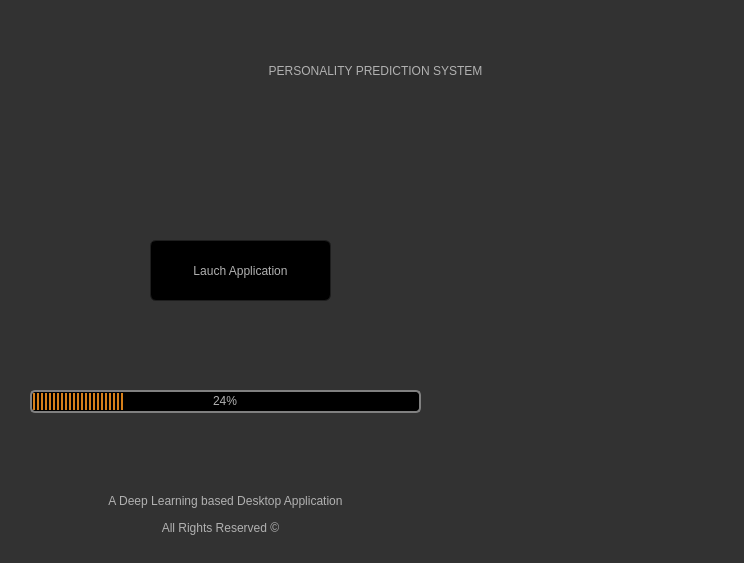
<?xml version="1.0" encoding="UTF-8"?>
<ui version="4.0">
 <class>Form</class>
 <widget class="QWidget" name="Form">
  <property name="geometry">
   <rect>
    <x>0</x>
    <y>0</y>
    <width>744</width>
    <height>563</height>
   </rect>
  </property>
  <property name="windowTitle">
   <string>Form</string>
  </property>
  <property name="styleSheet">
   <string notr="true">font
{color:black}
QToolTip
{
     border: 1px solid black;
     background-color: #ffa02f;
     padding: 1px;
     border-radius: 3px;
     opacity: 100;
}

QWidget
{
    color: #b1b1b1;
    background-color: #323232;
}

QTreeView, QListView
{
    background-color: silver;
    margin-left: 5px;
}

QWidget:item:hover
{
    background-color: QLinearGradient( x1: 0, y1: 0, x2: 0, y2: 1, stop: 0 #ffa02f, stop: 1 #ca0619);
    color: #000000;
}

QWidget:item:selected
{
    background-color: QLinearGradient( x1: 0, y1: 0, x2: 0, y2: 1, stop: 0 #ffa02f, stop: 1 #d7801a);
}

QMenuBar::item
{
    background: transparent;
}

QMenuBar::item:selected
{
    background: transparent;
    border: 1px solid #ffaa00;
}

QMenuBar::item:pressed
{
    background: #444;
    border: 1px solid #000;
    background-color: QLinearGradient(
        x1:0, y1:0,
        x2:0, y2:1,
        stop:1 #212121,
        stop:0.4 #343434/*,
        stop:0.2 #343434,
        stop:0.1 #ffaa00*/
    );
    margin-bottom:-1px;
    padding-bottom:1px;
}

QMenu
{
    border: 1px solid #000;
}

QMenu::item
{
    padding: 2px 20px 2px 20px;
}

QMenu::item:selected
{
    color: #000000;
}

QWidget:disabled
{
    color: #808080;
    background-color: #323232;
}

QAbstractItemView
{
    background-color: QLinearGradient( x1: 0, y1: 0, x2: 0, y2: 1, stop: 0 #4d4d4d, stop: 0.1 #646464, stop: 1 #5d5d5d);
}

QWidget:focus
{
    /*border: 1px solid darkgray;*/
}

QLineEdit
{
    background-color: QLinearGradient( x1: 0, y1: 0, x2: 0, y2: 1, stop: 0 #4d4d4d, stop: 0 #646464, stop: 1 #5d5d5d);
    padding: 1px;
    border-style: solid;
    border: 1px solid #1e1e1e;
    border-radius: 5;
}

QPushButton
{
    color: #b1b1b1;
    background-color: QLinearGradient( x1: 0, y1: 0, x2: 0, y2: 1, stop: 0 #565656, stop: 0.1 #525252, stop: 0.5 #4e4e4e, stop: 0.9 #4a4a4a, stop: 1 #464646);
    border-width: 1px;
    border-color: #1e1e1e;
    border-style: solid;
    border-radius: 6;
    padding: 3px;
    font-size: 12px;
    padding-left: 5px;
    padding-right: 5px;
    min-width: 40px;
}

QPushButton:pressed
{
    background-color: QLinearGradient( x1: 0, y1: 0, x2: 0, y2: 1, stop: 0 #2d2d2d, stop: 0.1 #2b2b2b, stop: 0.5 #292929, stop: 0.9 #282828, stop: 1 #252525);
}

QComboBox
{
    selection-background-color: #ffaa00;
    background-color: QLinearGradient( x1: 0, y1: 0, x2: 0, y2: 1, stop: 0 #565656, stop: 0.1 #525252, stop: 0.5 #4e4e4e, stop: 0.9 #4a4a4a, stop: 1 #464646);
    border-style: solid;
    border: 1px solid #1e1e1e;
    border-radius: 5;
}

QComboBox:hover,QPushButton:hover
{
    border: 2px solid QLinearGradient( x1: 0, y1: 0, x2: 0, y2: 1, stop: 0 #ffa02f, stop: 1 #d7801a);
}


QComboBox:on
{
    padding-top: 3px;
    padding-left: 4px;
    background-color: QLinearGradient( x1: 0, y1: 0, x2: 0, y2: 1, stop: 0 #2d2d2d, stop: 0.1 #2b2b2b, stop: 0.5 #292929, stop: 0.9 #282828, stop: 1 #252525);
    selection-background-color: #ffaa00;
}

QComboBox QAbstractItemView
{
    border: 2px solid darkgray;
    selection-background-color: QLinearGradient( x1: 0, y1: 0, x2: 0, y2: 1, stop: 0 #ffa02f, stop: 1 #d7801a);
}

QComboBox::drop-down
{
     subcontrol-origin: padding;
     subcontrol-position: top right;
     width: 15px;

     border-left-width: 0px;
     border-left-color: darkgray;
     border-left-style: solid; /* just a single line */
     border-top-right-radius: 3px; /* same radius as the QComboBox */
     border-bottom-right-radius: 3px;
 }

QComboBox::down-arrow
{
     image: url(:/dark_orange/img/down_arrow.png);
}

QGroupBox
{
    border: 1px solid darkgray;
    margin-top: 10px;
}

QGroupBox:focus
{
    border: 1px solid darkgray;
}

QTextEdit:focus
{
    border: 1px solid darkgray;
}

QScrollBar:horizontal {
     border: 1px solid #222222;
     background: QLinearGradient( x1: 0, y1: 0, x2: 0, y2: 1, stop: 0.0 #121212, stop: 0.2 #282828, stop: 1 #484848);
     height: 7px;
     margin: 0px 16px 0 16px;
}

QScrollBar::handle:horizontal
{
      background: QLinearGradient( x1: 0, y1: 0, x2: 1, y2: 0, stop: 0 #ffa02f, stop: 0.5 #d7801a, stop: 1 #ffa02f);
      min-height: 20px;
      border-radius: 2px;
}

QScrollBar::add-line:horizontal {
      border: 1px solid #1b1b19;
      border-radius: 2px;
      background: QLinearGradient( x1: 0, y1: 0, x2: 1, y2: 0, stop: 0 #ffa02f, stop: 1 #d7801a);
      width: 14px;
      subcontrol-position: right;
      subcontrol-origin: margin;
}

QScrollBar::sub-line:horizontal {
      border: 1px solid #1b1b19;
      border-radius: 2px;
      background: QLinearGradient( x1: 0, y1: 0, x2: 1, y2: 0, stop: 0 #ffa02f, stop: 1 #d7801a);
      width: 14px;
     subcontrol-position: left;
     subcontrol-origin: margin;
}

QScrollBar::right-arrow:horizontal, QScrollBar::left-arrow:horizontal
{
      border: 1px solid black;
      width: 1px;
      height: 1px;
      background: white;
}

QScrollBar::add-page:horizontal, QScrollBar::sub-page:horizontal
{
      background: none;
}

QScrollBar:vertical
{
      background: QLinearGradient( x1: 0, y1: 0, x2: 1, y2: 0, stop: 0.0 #121212, stop: 0.2 #282828, stop: 1 #484848);
      width: 7px;
      margin: 16px 0 16px 0;
      border: 1px solid #222222;
}

QScrollBar::handle:vertical
{
      background: QLinearGradient( x1: 0, y1: 0, x2: 0, y2: 1, stop: 0 #ffa02f, stop: 0.5 #d7801a, stop: 1 #ffa02f);
      min-height: 20px;
      border-radius: 2px;
}

QScrollBar::add-line:vertical
{
      border: 1px solid #1b1b19;
      border-radius: 2px;
      background: QLinearGradient( x1: 0, y1: 0, x2: 0, y2: 1, stop: 0 #ffa02f, stop: 1 #d7801a);
      height: 14px;
      subcontrol-position: bottom;
      subcontrol-origin: margin;
}

QScrollBar::sub-line:vertical
{
      border: 1px solid #1b1b19;
      border-radius: 2px;
      background: QLinearGradient( x1: 0, y1: 0, x2: 0, y2: 1, stop: 0 #d7801a, stop: 1 #ffa02f);
      height: 14px;
      subcontrol-position: top;
      subcontrol-origin: margin;
}

QScrollBar::up-arrow:vertical, QScrollBar::down-arrow:vertical
{
      border: 1px solid black;
      width: 1px;
      height: 1px;
      background: white;
}


QScrollBar::add-page:vertical, QScrollBar::sub-page:vertical
{
      background: none;
}

QTextEdit
{
    background-color: #242424;
}

QPlainTextEdit
{
    background-color: #242424;
}

QHeaderView::section
{
    background-color: QLinearGradient(x1:0, y1:0, x2:0, y2:1, stop:0 #616161, stop: 0.5 #505050, stop: 0.6 #434343, stop:1 #656565);
    color: white;
    padding-left: 4px;
    border: 1px solid #6c6c6c;
}

QCheckBox:disabled
{
color: #414141;
}

QDockWidget::title
{
    text-align: center;
    spacing: 3px; /* spacing between items in the tool bar */
    background-color: QLinearGradient(x1:0, y1:0, x2:0, y2:1, stop:0 #323232, stop: 0.5 #242424, stop:1 #323232);
}

QDockWidget::close-button, QDockWidget::float-button
{
    text-align: center;
    spacing: 1px; /* spacing between items in the tool bar */
    background-color: QLinearGradient(x1:0, y1:0, x2:0, y2:1, stop:0 #323232, stop: 0.5 #242424, stop:1 #323232);
}

QDockWidget::close-button:hover, QDockWidget::float-button:hover
{
    background: #242424;
}

QDockWidget::close-button:pressed, QDockWidget::float-button:pressed
{
    padding: 1px -1px -1px 1px;
}

QMainWindow::separator
{
    background-color: QLinearGradient(x1:0, y1:0, x2:0, y2:1, stop:0 #161616, stop: 0.5 #151515, stop: 0.6 #212121, stop:1 #343434);
    color: white;
    padding-left: 4px;
    border: 1px solid #4c4c4c;
    spacing: 3px; /* spacing between items in the tool bar */
}

QMainWindow::separator:hover
{

    background-color: QLinearGradient(x1:0, y1:0, x2:0, y2:1, stop:0 #d7801a, stop:0.5 #b56c17 stop:1 #ffa02f);
    color: white;
    padding-left: 4px;
    border: 1px solid #6c6c6c;
    spacing: 3px; /* spacing between items in the tool bar */
}

QToolBar::handle
{
     spacing: 3px; /* spacing between items in the tool bar */
     background: url(:/dark_orange/img/handle.png);
}

QMenu::separator
{
    height: 2px;
    background-color: QLinearGradient(x1:0, y1:0, x2:0, y2:1, stop:0 #161616, stop: 0.5 #151515, stop: 0.6 #212121, stop:1 #343434);
    color: white;
    padding-left: 4px;
    margin-left: 10px;
    margin-right: 5px;
}

QProgressBar
{
    border: 2px solid grey;
    border-radius: 5px;
    text-align: center;
}

QProgressBar::chunk
{
    background-color: #d7801a;
    width: 2.15px;
    margin: 0.5px;
}

QTabBar::tab {
    color: #b1b1b1;
    border: 1px solid #444;
    border-bottom-style: none;
    background-color: #323232;
    padding-left: 10px;
    padding-right: 10px;
    padding-top: 3px;
    padding-bottom: 2px;
    margin-right: -1px;
}

QTabWidget::pane {
    border: 1px solid #444;
    top: 1px;
}

QTabBar::tab:last
{
    margin-right: 0; /* the last selected tab has nothing to overlap with on the right */
    border-top-right-radius: 3px;
}

QTabBar::tab:first:!selected
{
 margin-left: 0px; /* the last selected tab has nothing to overlap with on the right */


    border-top-left-radius: 3px;
}

QTabBar::tab:!selected
{
    color: #b1b1b1;
    border-bottom-style: solid;
    margin-top: 3px;
    background-color: QLinearGradient(x1:0, y1:0, x2:0, y2:1, stop:1 #212121, stop:.4 #343434);
}

QTabBar::tab:selected
{
    border-top-left-radius: 3px;
    border-top-right-radius: 3px;
    margin-bottom: 0px;
}

QTabBar::tab:!selected:hover
{
    /*border-top: 2px solid #ffaa00;
    padding-bottom: 3px;*/
    border-top-left-radius: 3px;
    border-top-right-radius: 3px;
    background-color: QLinearGradient(x1:0, y1:0, x2:0, y2:1, stop:1 #212121, stop:0.4 #343434, stop:0.2 #343434, stop:0.1 #ffaa00);
}

QRadioButton::indicator:checked, QRadioButton::indicator:unchecked{
    color: #b1b1b1;
    background-color: #323232;
    border: 1px solid #b1b1b1;
    border-radius: 6px;
}

QRadioButton::indicator:checked
{
    background-color: qradialgradient(
        cx: 0.5, cy: 0.5,
        fx: 0.5, fy: 0.5,
        radius: 1.0,
        stop: 0.25 #ffaa00,
        stop: 0.3 #323232
    );
}

QCheckBox::indicator{
    color: #b1b1b1;
    background-color: #323232;
    border: 1px solid #b1b1b1;
    width: 9px;
    height: 9px;
}

QRadioButton::indicator
{
    border-radius: 6px;
}

QRadioButton::indicator:hover, QCheckBox::indicator:hover
{
    border: 1px solid #ffaa00;
}

QCheckBox::indicator:checked
{
    image:url(:/dark_orange/img/checkbox.png);
}

QCheckBox::indicator:disabled, QRadioButton::indicator:disabled
{
    border: 1px solid #444;
}


QSlider::groove:horizontal {
    border: 1px solid #3A3939;
    height: 8px;
    background: #201F1F;
    margin: 2px 0;
    border-radius: 2px;
}

QSlider::handle:horizontal {
    background: QLinearGradient( x1: 0, y1: 0, x2: 0, y2: 1,
      stop: 0.0 silver, stop: 0.2 #a8a8a8, stop: 1 #727272);
    border: 1px solid #3A3939;
    width: 14px;
    height: 14px;
    margin: -4px 0;
    border-radius: 2px;
}

QSlider::groove:vertical {
    border: 1px solid #3A3939;
    width: 8px;
    background: #201F1F;
    margin: 0 0px;
    border-radius: 2px;
}

QSlider::handle:vertical {
    background: QLinearGradient( x1: 0, y1: 0, x2: 0, y2: 1, stop: 0.0 silver,
      stop: 0.2 #a8a8a8, stop: 1 #727272);
    border: 1px solid #3A3939;
    width: 14px;
    height: 14px;
    margin: 0 -4px;
    border-radius: 2px;
}

QAbstractSpinBox {
    padding-top: 2px;
    padding-bottom: 2px;
    border: 1px solid darkgray;

    border-radius: 2px;
    min-width: 50px;
}
</string>
  </property>
  <widget class="QLabel" name="label">
   <property name="geometry">
    <rect>
     <x>370</x>
     <y>150</y>
     <width>431</width>
     <height>411</height>
    </rect>
   </property>
   <property name="styleSheet">
    <string notr="true">image:url(:/newPrefix/ai.png);</string>
   </property>
   <property name="text">
    <string/>
   </property>
  </widget>
  <widget class="QLabel" name="label_2">
   <property name="geometry">
    <rect>
     <x>30</x>
     <y>20</y>
     <width>691</width>
     <height>101</height>
    </rect>
   </property>
   <property name="styleSheet">
    <string notr="true">font: 87 28pt &quot;Segoe UI Black&quot;;</string>
   </property>
   <property name="text">
    <string>PERSONALITY PREDICTION SYSTEM</string>
   </property>
   <property name="alignment">
    <set>Qt::AlignCenter</set>
   </property>
  </widget>
  <widget class="QPushButton" name="pushButton">
   <property name="geometry">
    <rect>
     <x>150</x>
     <y>240</y>
     <width>181</width>
     <height>61</height>
    </rect>
   </property>
   <property name="styleSheet">
    <string notr="true">background-color:rgb(0, 0, 0);
font: 87 12pt &quot;Segoe UI Black&quot;;</string>
   </property>
   <property name="text">
    <string>Lauch Application</string>
   </property>
  </widget>
  <widget class="QProgressBar" name="progressBar">
   <property name="geometry">
    <rect>
     <x>30</x>
     <y>390</y>
     <width>391</width>
     <height>23</height>
    </rect>
   </property>
   <property name="styleSheet">
    <string notr="true">background-color:rgb(0, 0, 0);
</string>
   </property>
   <property name="value">
    <number>24</number>
   </property>
  </widget>
  <widget class="QLabel" name="label_3">
   <property name="geometry">
    <rect>
     <x>60</x>
     <y>490</y>
     <width>331</width>
     <height>21</height>
    </rect>
   </property>
   <property name="styleSheet">
    <string notr="true">font: 87 10pt &quot;Segoe UI Black&quot;;</string>
   </property>
   <property name="text">
    <string>A Deep Learning based Desktop Application</string>
   </property>
   <property name="alignment">
    <set>Qt::AlignCenter</set>
   </property>
  </widget>
  <widget class="QLabel" name="label_4">
   <property name="geometry">
    <rect>
     <x>110</x>
     <y>520</y>
     <width>221</width>
     <height>16</height>
    </rect>
   </property>
   <property name="styleSheet">
    <string notr="true">font: 87 8pt &quot;Segoe UI Black&quot;;</string>
   </property>
   <property name="text">
    <string>All Rights Reserved ©</string>
   </property>
   <property name="alignment">
    <set>Qt::AlignCenter</set>
   </property>
  </widget>
 </widget>
 <resources>
  <include location="images.qrc"/>
 </resources>
 <connections/>
</ui>
